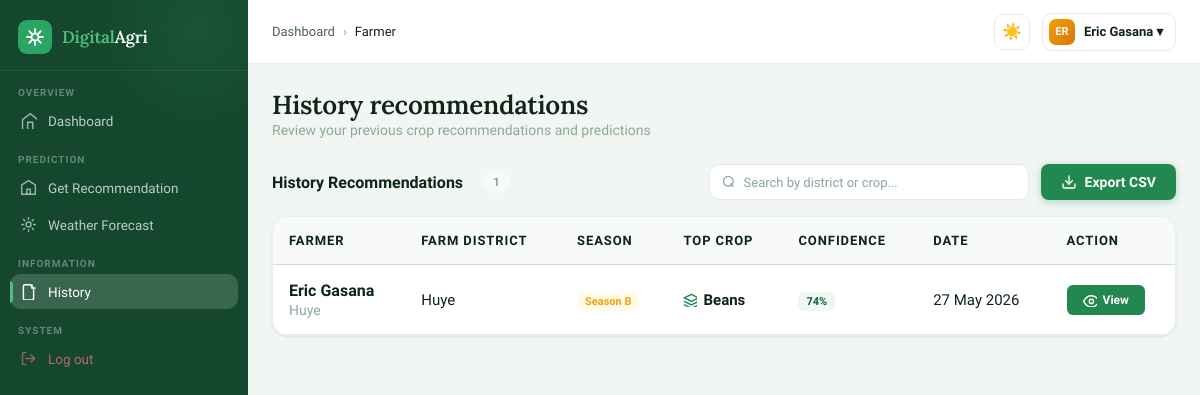
The page /history (signed in) on the database its author committed.
### models.py (models this page shows, shortened)
class Farmer(UserMixin, db.Model):
    __tablename__ = 'farmer'
    id = db.Column(db.Integer, primary_key=True)
    name = db.Column(db.String(100), nullable=False)
    email = db.Column(db.String(150), unique=True, nullable=True)  # Nullable for coop-added farmers
    password = db.Column(db.String(255), nullable=True)            # Nullable for coop-added farmers
    farmer_district = db.Column(db.String(100))
    phone_number = db.Column(db.String(20))
    farm_size_hectares = db.Column(db.Numeric(6, 2))
    gender = db.Column(db.Enum(Gender))
    cooperative_id = db.Column(db.Integer, db.ForeignKey('cooperative.id'), nullable=True)
    created_at = db.Column(db.DateTime, default=datetime.utcnow)
    recommendations = db.relationship('Recommendation', backref='farmer', lazy=True)

class Recommendation(db.Model):
    __tablename__ = 'recommendation'
    id = db.Column(db.Integer, primary_key=True)
    farmer_id = db.Column(db.Integer, db.ForeignKey('farmer.id'), nullable=False)
    soil_ph = db.Column(db.Numeric(4, 2))
    nitrogen = db.Column(db.Numeric(6, 2))
    phosphorus = db.Column(db.Numeric(6, 2))
    potassium = db.Column(db.Numeric(6, 2))
    rainfall = db.Column(db.Numeric(7, 2))
    temperature = db.Column(db.Numeric(5, 2))
    humidity = db.Column(db.Numeric(5, 2))
    altitude = db.Column(db.Numeric(7, 2))
    farm_district = db.Column(db.String(100))
    farmer_district = db.Column(db.String(100))
    season = db.Column(db.Enum(Season))
    created_at = db.Column(db.DateTime, default=datetime.utcnow)
    predictions = db.relationship('Prediction', backref='recommendation', lazy=True,
                                  order_by='Prediction.confidence_score.desc()')

class Prediction(db.Model):
    __tablename__ = 'prediction'
    id = db.Column(db.Integer, primary_key=True)
    recommendation_id = db.Column(db.Integer, db.ForeignKey('recommendation.id'), nullable=False)
    crop_name = db.Column(db.String(100))
    confidence_score = db.Column(db.Numeric(5, 2))
    model_version = db.Column(db.String(50), default='1.0')
    is_accepted = db.Column(db.Boolean, default=False)
    predicted_at = db.Column(db.DateTime, default=datetime.utcnow)

### app.py (the view)
@app.route('/history')
@login_required
def history():
    cooperative_name = current_user.name if isinstance(current_user, Cooperative) else None
    farmer_name = current_user.name if isinstance(current_user, Farmer) else None
    template_folder = 'Farmer' if isinstance(current_user, Farmer) else 'cooperative'
    if isinstance(current_user, Cooperative):
        recommendations = Recommendation.query.join(Farmer).filter(Farmer.cooperative_id == current_user.id).order_by(Recommendation.created_at.desc()).limit(200).all()
    else:
        recommendations = Recommendation.query.filter_by(farmer_id=current_user.id).order_by(Recommendation.created_at.desc()).limit(200).all()
    return render_template(f'{template_folder}/history.html',
                         cooperative_name=cooperative_name,
                         farmer_name=farmer_name,
                         recommendations=recommendations)

### app.py (called while the page is built)
@app.context_processor
def inject_emojis():
    return dict(crop_emojis=CROP_EMOJIS)

### models.py (called while the page is built)
@login_manager.user_loader
def load_user(user_id):
    if user_id.startswith('admin-'):
        return Admin.query.get(int(user_id.split('-')[1]))
    elif user_id.startswith('coop-'):
        return Cooperative.query.get(int(user_id.split('-')[1]))
    elif user_id.startswith('farmer-'):
        return Farmer.query.get(int(user_id.split('-')[1]))
    return None

### templates/Farmer/history.html (shortened to what this page needs)
<!DOCTYPE html>
<html lang="en" data-theme="light">
<head>
<link rel="stylesheet" href="https://cdn.jsdelivr.net/npm/lucide-static@0.321.0/font/lucide.min.css"/>
</head>
<body>
<div class="app">
{% include 'Farmer/components/sidebar.html' %}
<div class="main">
  {% include 'Farmer/components/topbar.html' %}
  <div class="content">
    <div class="page-header">
            <div>
            <div class="page-title">History recommendations</div>
            <div class="page-sub">
            Review your previous crop recommendations and predictions
            </div>
    </div>
      </div>
    <div class="table-section">
      <div class="table-header">
        <div style="display: flex; align-items: center; gap: 12px;">
          <span class="table-title">History Recommendations</span>
          <span class="count-badge">{{ recommendations|length if recommendations else 0 }}</span>
        </div>
        <div style="display: flex; align-items: center; gap: 12px; flex: 1; justify-content: flex-end;">
          <div class="table-search" style="max-width: 320px; flex: 1;">
            <svg class="search-icon" width="14" height="14" viewBox="0 0 20 20" fill="none" stroke="currentColor" stroke-width="1.8" stroke-linecap="round"><circle cx="9" cy="9" r="7"/><line x1="16" y1="16" x2="12.5" y2="12.5"/></svg>
            <input type="text" id="tableSearch" placeholder="Search by district or crop..." onkeyup="filterTable()">
          </div>
          <button class="btn-export" onclick="exportHistory()">
            <svg width="16" height="16" viewBox="0 0 24 24" fill="none" stroke="currentColor" stroke-width="2" stroke-linecap="round"><path d="M21 15v4a2 2 0 0 1-2 2H5a2 2 0 0 1-2-2v-4"/><polyline points="7 10 12 15 17 10"/><line x1="12" y1="15" x2="12" y2="3"/></svg>
            Export CSV
          </button>
        </div>
      </div>
      <div class="recommendations-table">
        {% if recommendations and recommendations|length > 0 %}
          <table class="rec-table">
            <thead>
              <tr>
                <th>Farmer</th>
                <th>Farm District</th>
                <th>Season</th>
                <th>Top Crop</th>
                <th>Confidence</th>
                <th>Date</th>
                <th>Action</th>
              </tr>
            </thead>
            <tbody id="recommendationsBody">
              {% for rec in recommendations %}
                <tr style="animation-delay: {{ loop.index * 60 }}ms;">
                  <td>
                    <div class="farmer-cell-name">{{ rec.farmer.name if rec.farmer else 'Unknown' }}</div>
                    <div class="farmer-cell-district">{{ rec.farmer.farmer_district if rec.farmer else '' }}</div>
                  </td>
                  <td>{{ rec.farm_district or 'Not specified' }}</td>
                  <td><span class="season-badge">{{ rec.season.value if rec.season else 'N/A' }}</span></td>
                  <td>
                    <div class="crop-cell">
                      <svg class="crop-icon" viewBox="0 0 20 20" fill="none" stroke="currentColor" stroke-width="2" stroke-linecap="round"><path d="M12 2L2 7l10 5 10-5-10-5z"/><path d="M2 17l10 5 10-5"/><path d="M2 12l10 5 10-5"/></svg>
                      {{ rec.predictions[0].crop_name if rec.predictions else 'N/A' }}
                    </div>
                  </td>
                  <td><span class="confidence-badge">{{ rec.predictions[0].confidence_score|int if rec.predictions else 0 }}%</span></td>
                  <td>{{ rec.created_at.strftime('%d %b %Y') if rec.created_at else 'Unknown' }}</td>
                  <td>
                    <a href="{{ url_for('recommendation_results', res_id=rec.id) }}" class="btn-view">
                      <svg class="btn-view-icon" viewBox="0 0 20 20" fill="none" stroke="currentColor" stroke-width="2" stroke-linecap="round"><path d="M1 12s4-8 11-8 11 8 11 8-4 8-11 8-11-8-11-8z"/><circle cx="12" cy="12" r="3"/></svg>
                      View
                    </a>
                  </td>
                </tr>
              {% endfor %}
            </tbody>
          </table>
        {% endif %}
      </div>
    </div>
  </div>
</div>
</body>
</html>

### templates/Farmer/components/topbar.html
<header class="topbar">
    <div class="breadcrumb">
      <a href="{{ url_for('dashboard') }}">Dashboard</a>
      <span class="sep">›</span>
      <span class="current">Farmer</span>
    </div>
    <div class="topbar-actions">
      <button class="theme-toggle" onclick="toggleTheme()" id="themeBtn">☀️</button>
      <div class="user-btn">
        <div class="avatar">{{ farmer_name[:2].upper() if farmer_name else 'FA' }}</div>
        {{ farmer_name if farmer_name else 'Farmer' }} ▾
      </div>
    </div>
  </header>

### rows shown on the page
Farmer: name "ER", name "Eric Gasana"
Recommendation: farmer "Eric Gasana", farmer "Huye", farm_district "Huye", season "Season B", crop_name "Beans", confidence_score "74", created_at "27 May 2026"

### other values the page prints
{{ recommendations|length if recommendations else 0 }} "1"
